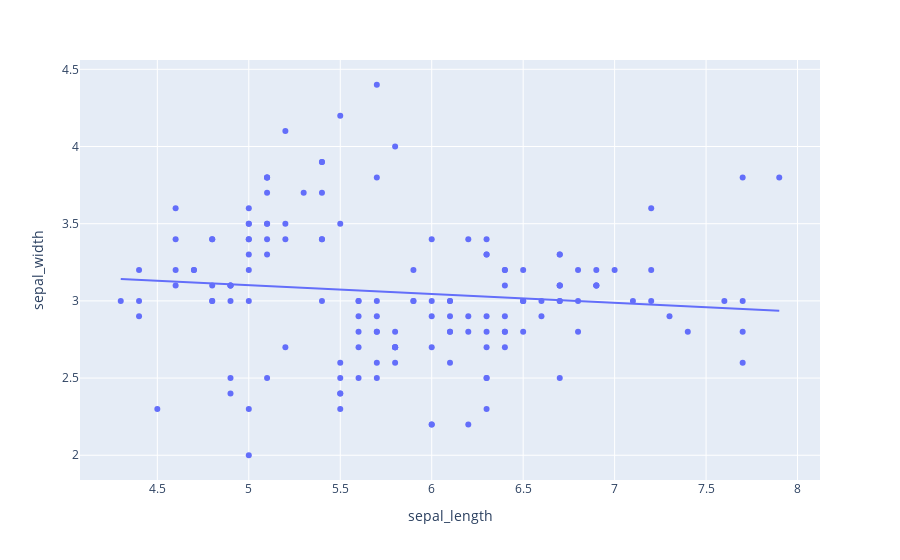

This figure's notebook cell:
### Code cell
px.scatter(
    data,
    x='sepal_length',
    y='sepal_width',
    trendline='ols'
)

### Figure 1 — Plotly figure (JSON) as saved in the notebook; plotly's stock layout.template omitted (floating-point values rounded to 4 significant figures; data arrays with more than 128 entries replaced by an {"elided": "..."} marker saying what was removed)
{"data": [{"hovertemplate": "sepal_length=%{x}<br>sepal_width=%{y}<extra></extra>", "legendgroup": "", "marker": {"color": "#636efa", "symbol": "circle"}, "mode": "markers", "name": "", "orientation": "v", "showlegend": false, "type": "scatter", "x": {"elided": "150 float values"}, "xaxis": "x", "y": {"elided": "150 float values"}, "yaxis": "y"}, {"hovertemplate": "<b>OLS trendline</b><br>sepal_width = -0.0572682 * sepal_length + 3.38864<br>R<sup>2</sup>=0.011962<br><br>sepal_length=%{x}<br>sepal_width=%{y} <b>(trend)</b><extra></extra>", "legendgroup": "", "marker": {"color": "#636efa", "symbol": "circle"}, "mode": "lines", "name": "", "showlegend": false, "type": "scatter", "x": {"elided": "150 float values"}, "xaxis": "x", "y": {"elided": "150 float values"}, "yaxis": "y"}], "layout": {"legend": {"tracegroupgap": 0}, "margin": {"t": 60}, "xaxis": {"anchor": "y", "domain": [0, 1], "title": {"text": "sepal_length"}}, "yaxis": {"anchor": "x", "domain": [0, 1], "title": {"text": "sepal_width"}}}}
